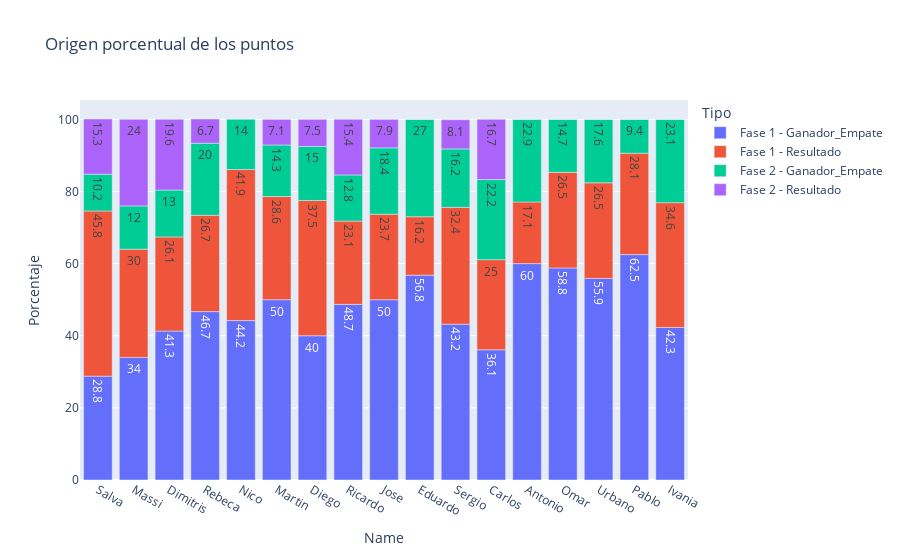

The notebook cell saved with this chart:
### Code cell
df_stacked = df_ec.groupby(['Name','Fase'])[['Marcador','Ganador_Empate']].sum().reset_index()
df_stacked['Fase'] = 'Fase '+df_stacked['Fase'].astype(str)

df_stacked_1 = df_stacked[['Name', 'Fase', 'Marcador']]
df_stacked_1.columns = ['Name', 'Fase', 'Puntos']
df_stacked_1['Puntos'] = 3*df_stacked_1['Puntos'] 
df_stacked_1['Tipo'] = 'Resultado'

df_stacked_2 = df_stacked[['Name', 'Fase', 'Ganador_Empate']]
df_stacked_2.columns = ['Name', 'Fase', 'Puntos']
df_stacked_2['Tipo'] = 'Ganador_Empate'

df_stacked = pd.concat([df_stacked_1, df_stacked_2])
df_stacked['Tipo'] = df_stacked['Fase']+' - '+df_stacked['Tipo']

df_total = df_stacked.groupby('Name')['Puntos'].sum().reset_index()
df_total.columns =['Name', 'Total']

df_stacked = df_stacked.merge(df_total, on='Name', how='left')
df_stacked['Porcentaje'] = round(100*(df_stacked['Puntos']/df_stacked['Total']),1)


sorterIndex = dict(zip(list_positions, range(len(list_positions))))
df_stacked['Name_Rank'] = df_stacked['Name'].map(sorterIndex)
df_stacked = df_stacked.sort_values(['Name_Rank','Tipo'])

#display(df_stacked)

fig = px.bar(df_stacked, x='Name', y='Porcentaje', color='Tipo', text=df_stacked['Porcentaje'], title='Origen porcentual de los puntos')
fig.write_image("figuras/resultado_porcentual.png")
plot(fig, filename='figuras/ajepi_mundial_2022_porcentaje.html')
fig.show()

### Figure 1 — Plotly figure (JSON) as saved in the notebook; plotly's stock layout.template omitted (floating-point values rounded to 4 significant figures)
{"data": [{"alignmentgroup": "True", "hovertemplate": "Tipo=Fase 1 - Ganador_Empate<br>Name=%{x}<br>Porcentaje=%{text}<extra></extra>", "legendgroup": "Fase 1 - Ganador_Empate", "marker": {"color": "#636efa", "pattern": {"shape": ""}}, "name": "Fase 1 - Ganador_Empate", "offsetgroup": "Fase 1 - Ganador_Empate", "orientation": "v", "showlegend": true, "text": [28.8, 34, 41.3, 46.7, 44.2, 50, 40, 48.7, 50, 56.8, 43.2, 36.1, 60, 58.8, 55.9, 62.5, 42.3], "textposition": "auto", "type": "bar", "x": ["Salva", "Massi", "Dimitris", "Rebeca", "Nico", "Martin", "Diego", "Ricardo", "Jose", "Eduardo", "Sergio", "Carlos", "Antonio", "Omar", "Urbano", "Pablo", "Ivania"], "xaxis": "x", "y": [28.8, 34, 41.3, 46.7, 44.2, 50, 40, 48.7, 50, 56.8, 43.2, 36.1, 60, 58.8, 55.9, 62.5, 42.3], "yaxis": "y"}, {"alignmentgroup": "True", "hovertemplate": "Tipo=Fase 1 - Resultado<br>Name=%{x}<br>Porcentaje=%{text}<extra></extra>", "legendgroup": "Fase 1 - Resultado", "marker": {"color": "#EF553B", "pattern": {"shape": ""}}, "name": "Fase 1 - Resultado", "offsetgroup": "Fase 1 - Resultado", "orientation": "v", "showlegend": true, "text": [45.8, 30, 26.1, 26.7, 41.9, 28.6, 37.5, 23.1, 23.7, 16.2, 32.4, 25, 17.1, 26.5, 26.5, 28.1, 34.6], "textposition": "auto", "type": "bar", "x": ["Salva", "Massi", "Dimitris", "Rebeca", "Nico", "Martin", "Diego", "Ricardo", "Jose", "Eduardo", "Sergio", "Carlos", "Antonio", "Omar", "Urbano", "Pablo", "Ivania"], "xaxis": "x", "y": [45.8, 30, 26.1, 26.7, 41.9, 28.6, 37.5, 23.1, 23.7, 16.2, 32.4, 25, 17.1, 26.5, 26.5, 28.1, 34.6], "yaxis": "y"}, {"alignmentgroup": "True", "hovertemplate": "Tipo=Fase 2 - Ganador_Empate<br>Name=%{x}<br>Porcentaje=%{text}<extra></extra>", "legendgroup": "Fase 2 - Ganador_Empate", "marker": {"color": "#00cc96", "pattern": {"shape": ""}}, "name": "Fase 2 - Ganador_Empate", "offsetgroup": "Fase 2 - Ganador_Empate", "orientation": "v", "showlegend": true, "text": [10.2, 12, 13, 20, 14, 14.3, 15, 12.8, 18.4, 27, 16.2, 22.2, 22.9, 14.7, 17.6, 9.4, 23.1], "textposition": "auto", "type": "bar", "x": ["Salva", "Massi", "Dimitris", "Rebeca", "Nico", "Martin", "Diego", "Ricardo", "Jose", "Eduardo", "Sergio", "Carlos", "Antonio", "Omar", "Urbano", "Pablo", "Ivania"], "xaxis": "x", "y": [10.2, 12, 13, 20, 14, 14.3, 15, 12.8, 18.4, 27, 16.2, 22.2, 22.9, 14.7, 17.6, 9.4, 23.1], "yaxis": "y"}, {"alignmentgroup": "True", "hovertemplate": "Tipo=Fase 2 - Resultado<br>Name=%{x}<br>Porcentaje=%{text}<extra></extra>", "legendgroup": "Fase 2 - Resultado", "marker": {"color": "#ab63fa", "pattern": {"shape": ""}}, "name": "Fase 2 - Resultado", "offsetgroup": "Fase 2 - Resultado", "orientation": "v", "showlegend": true, "text": [15.3, 24, 19.6, 6.7, 0, 7.1, 7.5, 15.4, 7.9, 0, 8.1, 16.7, 0, 0, 0, 0, 0], "textposition": "auto", "type": "bar", "x": ["Salva", "Massi", "Dimitris", "Rebeca", "Nico", "Martin", "Diego", "Ricardo", "Jose", "Eduardo", "Sergio", "Carlos", "Antonio", "Omar", "Urbano", "Pablo", "Ivania"], "xaxis": "x", "y": [15.3, 24, 19.6, 6.7, 0, 7.1, 7.5, 15.4, 7.9, 0, 8.1, 16.7, 0, 0, 0, 0, 0], "yaxis": "y"}], "layout": {"barmode": "relative", "legend": {"title": {"text": "Tipo"}, "tracegroupgap": 0}, "title": {"text": "Origen porcentual de los puntos"}, "xaxis": {"anchor": "y", "domain": [0, 1], "title": {"text": "Name"}}, "yaxis": {"anchor": "x", "domain": [0, 1], "title": {"text": "Porcentaje"}}}}
